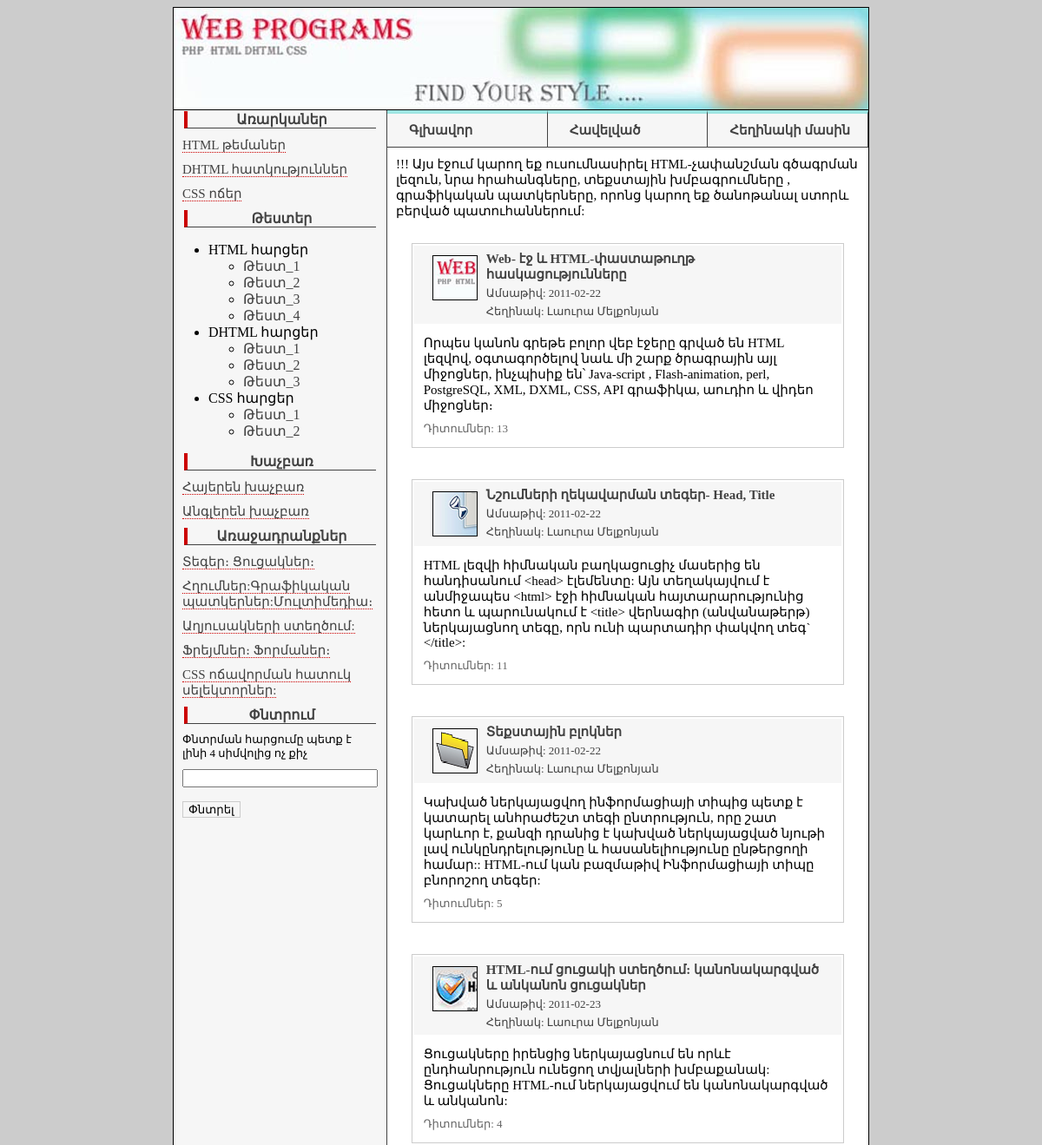
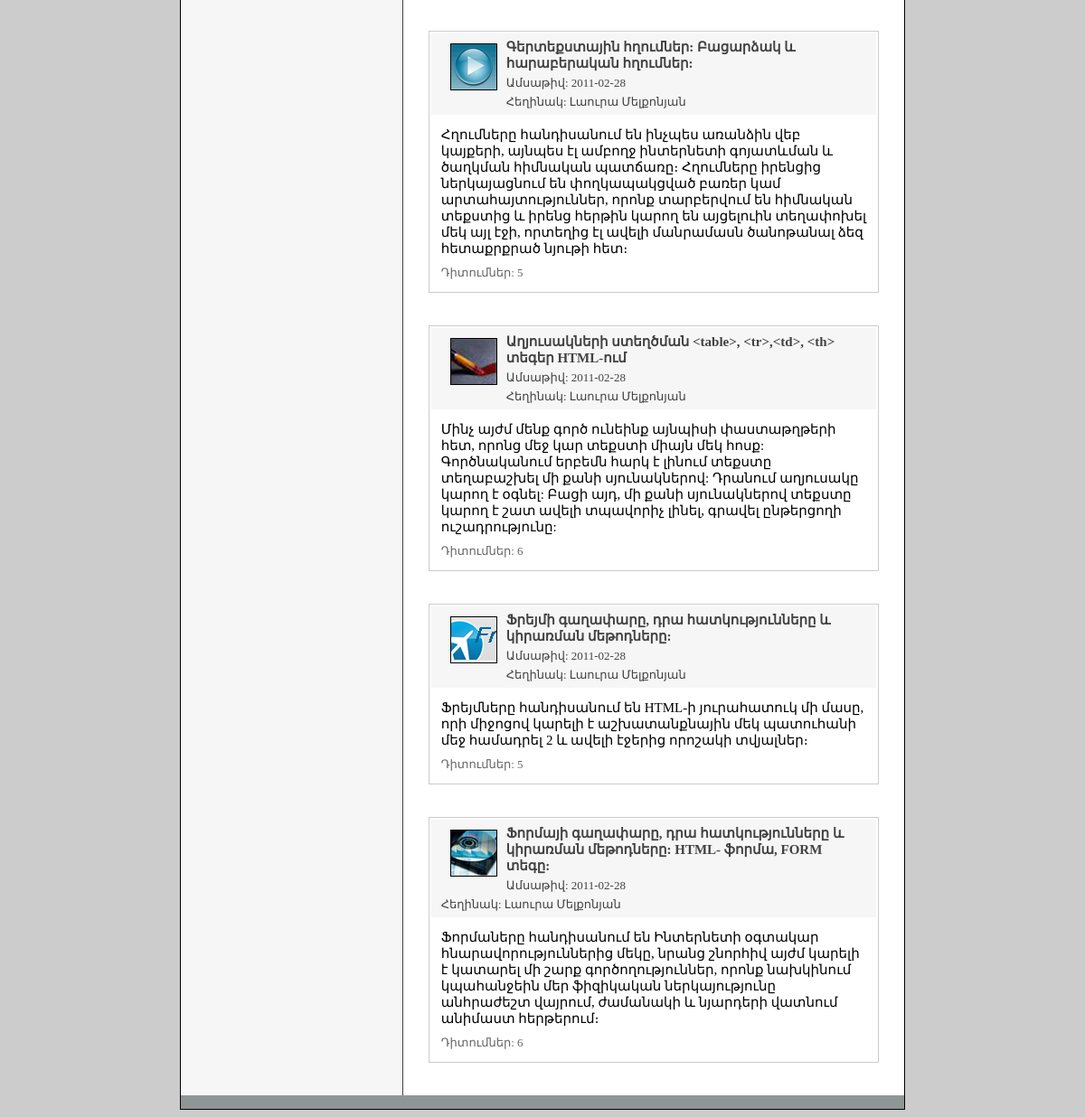
Page /lessons.php on the committed database (2 pictures, top to bottom).
### tables this page shows
CREATE TABLE `lessons` (
  `id` int(2) NOT NULL auto_increment,
  `title` varchar(255) NOT NULL default '',
  `text` text NOT NULL,
  PRIMARY KEY  (`id`)
) TYPE=MyISAM AUTO_INCREMENT=4;

CREATE TABLE `laber` (
  `id` int(2) NOT NULL auto_increment,
  `title` text NOT NULL,
  PRIMARY KEY  (`id`)
) TYPE=MyISAM AUTO_INCREMENT=6;

CREATE TABLE `data` (
  `id` int(5) NOT NULL auto_increment,
  `les` int(1) NOT NULL default '0',
  `description` text NOT NULL,
  `text` text NOT NULL,
  `author` varchar(255) NOT NULL default '',
  `date` date NOT NULL default '0000-00-00',
  `title` text NOT NULL,
  `view` int(7) NOT NULL default '0',
  `mini_img` varchar(255) NOT NULL default '',
  PRIMARY KEY  (`id`),
  FULLTEXT KEY `text` (`text`)
) TYPE=MyISAM AUTO_INCREMENT=18;

### lessons.php (the view, shortened to what this page needs)
<?php
  include("blocks/bd.php");
  if (!isset($les)) {$les=1;}
$result = mysql_query("SELECT *FROM lessons WHERE id='$les'",$db);
if(mysql_num_rows($result)>0)
{
$myrow=mysql_fetch_array($result);
}
else
{
echo "<p>Ինֆորմացիան աղյուսակում բացակայում է</p>";
exit();
}
?>
<html >
<head>
<link href="style.css" rel="stylesheet" type="text/css" />
</head>
<body>
<table width="800" border="0" align="center" cellpadding="0" cellspacing="0" bgcolor="#FFFFFF" class="main_border">
 <?  include("blocks/header.php");  ?>
   <tr>
    <td valign="top"><table width="100%" border="0" cellspacing="0" cellpadding="0">
      <tr>
<td width="200px" valign="top" class="left">
	<? include("blocks/left.php");  ?>
</td>
	<td valign="top">
<table width="100%" border="0" cellpadding="0" cellspacing="0" valign="top">
<tr>
<td  width='25%' class='top_t'>
<p><b><a href="index.php"> Գլխավոր</a></b></p>
</td>
<td  width='25%' class='top_t'>
<p><b><a href="havel.php">  Հավելված</a></b></p>
</td>
<td   width='25%' class='top_t'>
<p><b><a href="about.php"> Հեղինակի մասին</a></b></p>
</td>
</tr>
</table>
  <?php
  echo $myrow['text'];
  $result = mysql_query("SELECT id,title,description,date,author,view,mini_img FROM data WHERE les='$les'",$db);
if(mysql_num_rows($result)>0)
{
$myrow=mysql_fetch_array($result);
do {
printf ("<table align='center' class='lesson'>
		 <tr>
         <td class='lesson_title'>
		 <p class='lesson_name'><img class='mini' align='left' src='%s'><a href='view_lesson.php?id=%s'>%s</a></p>
		 <p class='lesson_adds'>Ամսաթիվ: %s</p>
		 <p class='lesson_adds'>Հեղինակ: %s</p></td>
         </tr>
		 <tr>
         <td>%s<p class='lesson_view'> Դիտումներ: %s</p></td>
         </tr>
		 </table><br><br>",$myrow["mini_img"], $myrow["id"], $myrow["title"],$myrow["date"],$myrow["author"],$myrow["description"], $myrow["view"]);
}
while ($myrow = mysql_fetch_array ($result));
}
else
{
echo "<p>Ինֆորմացիան աղյուսակում բացակայում է</p>";
exit();
}
?>
	</td>
    </tr>
  </table>
    </td>
 </tr>
<? include("blocks/footer.php");?>
</table>
</body>
</html>

### blocks/left.php (shortened to what this page needs)
<div class="left_title">Առարկաներ</div>
<?
$result2 = mysql_query("SELECT  * FROM lessons ",$db);
if(mysql_num_rows($result2)>0)
{
$myrow2=mysql_fetch_array($result2);
do
{
printf("<p><a  class='left_link' href='lessons.php?les=%s'>%s</a></p>",$myrow2["id"],$myrow2["title"]);
}
while($myrow2=mysql_fetch_array($result2));
}
else
{
echo "<p>Ինֆորմացիան աղյուսակում բացակայում է</p>";
exit();
}
?>
<div  class="left_title">Թեստեր</div>
<ul>
<li class="left_li" >HTML   հարցեր
<ul>
<li  class="left_li"><a   href="test_1.php" >Թեստ_1</a>
<li  class="left_li"><a   href="test_2.php">Թեստ_2</a>
<li  class="left_li"><a   href="test_3.php" >Թեստ_3</a>
<li  class="left_li"><a   href="test_4.php">Թեստ_4</a>
</ul>
<li  class="left_li" >  DHTML   հարցեր
<ul>
<li  class="left_li" ><a   href="test_5.php" >Թեստ_1</a>
<li  class="left_li"><a   href="test_6.php">Թեստ_2</a>
<li  class="left_li"><a   href="test_7.php" >Թեստ_3</a>
</ul>
<li  class="left_li" > CSS   հարցեր
<ul>
<li  class="left_li" ><a   href="test_8.php" >Թեստ_1</a>
<li  class="left_li"><a   href="test_9.php">Թեստ_2</a>
</ul>
</ul>
<div  class="left_title">Խաչբառ</div>
<p><a  class="left_link" href="xach2.php" > Հայերեն խաչբառ</a></p>
<p><a  class="left_link" href="xach1.php" > Անգլերեն խաչբառ</a></p>
<div class="left_title">Առաջադրանքներ</div>
<?
$result2 = mysql_query("SELECT  * FROM laber ",$db);
if(mysql_num_rows($result2)>0)
{
$myrow2=mysql_fetch_array($result2);
do
{
printf("<p><a  class='left_link' href='labs.php?id=%s'>%s</a></p>",$myrow2["id"],$myrow2["title"]);
}
while($myrow2=mysql_fetch_array($result2));
}
else
{
echo "<p>Ինֆորմացիան աղյուսակում բացակայում է</p>";
exit();
}
?>
<div class="left_title">Փնտրում</div>
<form action="search.php" method="post" name="form_s">
<p class="search_t">Փնտրման հարցումը պետք է լինի 4 սիմվոլից ոչ քիչ</p>
<p><input name="search" type="text" size="25" maxlength="40">
<br>
<p><input class="search_b" name="submit_s" type="submit" value="Փնտրել"></p>
<br>

### style.css (style rules this page uses)
.main_border { border:1px solid #000000; }
body { background-color:#CCCCCC; font-family:Arial Armenian; font-size:16px; }
.left { background-color:#f6f6f6; border-right:1px solid #424242; }
p { font-family:Arial Armenian; font-size:15px; margin:10px; }
p a { color:#424242; text-decoration: none; }
p img { margin:10px; }
.lesson { border:1px solid #cccccc; width:90%; }
.lesson_title { background-color:#f6f6f6; }
.lesson_name { font-weight:bold; margin-top:5px; margin-bottom:5px; }
.lesson_adds { font-size:13px; margin-top:5px; margin-bottom:5px; color:#424242; }
.lesson_view { font-size:13px; color:#666666; }
.left_title { margin-top :1px; margin-left : 5%; margin-right :5%; font-weight: bold; text-align: center; color:#424242; border-left:4px solid #cc0000; border-bottom:1px solid #424242; }
.left_link { color:#424242; font-size:15px; margin-top:10px; margin-bottom:10px; border-bottom-width: thin; border-bottom-style: dotted; border-bottom-color: #cc0000; }
.left_li a { color:#424242; text-decoration: none; }
.top_t { border-bottom:1px solid #424242; border-top:4px solid #9DE5E2; border-right :1px solid #424242; background-color:#f6f6f6; font-family:Arial Armenian; font-size:16px; margin:15px; background-image:url(img/next.gif); background-position:left; background-repeat:no-repeat; padding-left:15px; }
.top_t a { color:#424242; text-decoration: none; }
.mini { border: 1px solid #000000; margin-top:5px; }
.search_t { font-size:13px; }
.search_b { border:1px solid #cccccc; background-color:#f6f6f6; margin-top:6px; }

### rows in the picture
lessons: title "HTML թեմաներ", text "!!! Այս էջում կարող եք ուսումնասիրել HTML-չափանշման գծագրման լեզուն, նրա հրահանգները, տեքստային խմբագրումները , գրաֆիկական պատկերները, որոնց կարող եք ծանոթանալ ստորև բերված պատուհաններում:"
lessons: title "DHTML հատկություններ"
lessons: title "CSS ոճեր"
laber: title "Տեգեր։ Ցուցակներ։"
laber: title "Հղումներ:Գրաֆիկական պատկերներ:Մուլտիմեդիա։"
laber: title "Աղյուսակների ստեղծում:"
laber: title "Ֆրեյմներ։ Ֆորմաներ։"
laber: title "CSS ոճավորման հատուկ սելեկտորներ:"
data: mini_img (picture), title "Web- էջ և HTML-փաստաթուղթ հասկացությունները", date "2011-02-22", author "Լաուրա Մելքոնյան", description "Որպես կանոն գրեթե բոլոր վեբ էջերը գրված են HTML լեզվով, օգտագործելով նաև մի շարք ծրագրային այլ միջոցներ, ինչպիսիք են՝ Java-script , Flash-animation, perl, PostgreSQL, XML, DXML, CSS, API գրաֆիկա, աուդիո և վիդեո միջոցներ։", view "13"
data: mini_img (picture), title "Նշումների ղեկավարման տեգեր- Head, Title", date "2011-02-22", author "Լաուրա Մելքոնյան", description "HTML լեզվի հիմնական բաղկացուցիչ մասերից են հանդիսանում <head> էլեմենտը: Այն տեղակայվում է անմիջապես <html> էջի հիմնական հայտարարությունից հետո և պարունակում է <title> վերնագիր (անվանաթերթ) ներկայացնող տեգը, որն ունի պարտադիր փակվող տեգ` </title>:", view "11"
data: mini_img (picture), title "Տեքստային բլոկներ", date "2011-02-22", author "Լաուրա Մելքոնյան", description "Կախված ներկայացվող ինֆորմացիայի տիպից պետք է կատարել անհրաժեշտ տեգի ընտրություն, որը շատ կարևոր է, քանզի դրանից է կախված ներկայացված նյութի լավ ունկընդրելությունը և հասանելիությունը ընթերցողի համար:: HTML-ում կան բազմաթիվ Ինֆորմացիայի տիպը բնորոշող տեգեր:", view "5"
data: mini_img (picture), title "HTML-ում ցուցակի ստեղծում: կանոնակարգված և անկանոն ցուցակներ", date "2011-02-23", author "Լաուրա Մելքոնյան", description "Ցուցակները իրենցից ներկայացնում են որևէ ընդհանրություն ունեցող տվյալների խմբաքանակ: Ցուցակները HTML-ում ներկայացվում են կանոնակարգված և անկանոն:", view "4"
data: mini_img (picture), title "Գերտեքստային հղումներ: Բացարձակ և հարաբերական հղումներ:", date "2011-02-28", author "Լաուրա Մելքոնյան", description "Հղումները հանդիսանում են ինչպես առանձին վեբ կայքերի, այնպես էլ ամբողջ ինտերնետի գոյատևման և ծաղկման հիմնական պատճառը։ Հղումները իրենցից ներկայացնում են փողկապակցված բառեր կամ արտահայտություններ, որոնք տարբերվում են հիմնական տեքստից և իրենց հերթին կարող են այցելուին տեղափոխել մեկ այլ էջի, որտեղից էլ ավելի մանրամասն ծանոթանալ ձեզ հետաքրքրած նյութի հետ։", view "5"
data: mini_img (picture), title "Աղյուսակների ստեղծման <table>, <tr>,<td>, <th> տեգեր HTML-ում", date "2011-02-28", author "Լաուրա Մելքոնյան", description "Մինչ այժմ մենք գործ ունեինք այնպիսի փաստաթղթերի հետ, որոնց մեջ կար տեքստի միայն մեկ հոսք: Գործնականում երբեմն հարկ է լինում տեքստը տեղաբաշխել մի քանի սյունակներով: Դրանում աղյուսակը կարող է օգնել: Բացի այդ, մի քանի սյունակներով տեքստը կարող է շատ ավելի տպավորիչ լինել, գրավել ընթերցողի ուշադրությունը:", view "6"
data: mini_img (picture), title "Ֆրեյմի գաղափարը, դրա հատկությունները և կիրառման մեթոդները:", date "2011-02-28", author "Լաուրա Մելքոնյան", description "Ֆրեյմները հանդիսանում են HTML-ի յուրահատուկ մի մասը, որի միջոցով կարելի է աշխատանքնային մեկ պատուհանի մեջ համադրել 2 և ավելի էջերից որոշակի տվյալներ։", view "5"
data: mini_img (picture), title "Ֆորմայի գաղափարը, դրա հատկությունները և կիրառման մեթոդները: HTML- ֆորմա, FORM տեգը:", date "2011-02-28", author "Լաուրա Մելքոնյան", description "Ֆորմաները հանդիսանում են Ինտերնետի օգտակար հնարավորություններից մեկը, նրանց շնորհիվ այժմ կարելի է կատարել մի շարք գործողություններ, որոնք նախկինում կպահանջեին մեր ֆիզիկական ներկայությունը անհրաժեշտ վայրում, ժամանակի և նյարդերի վատնում անիմաստ հերթերում։", view "6"
